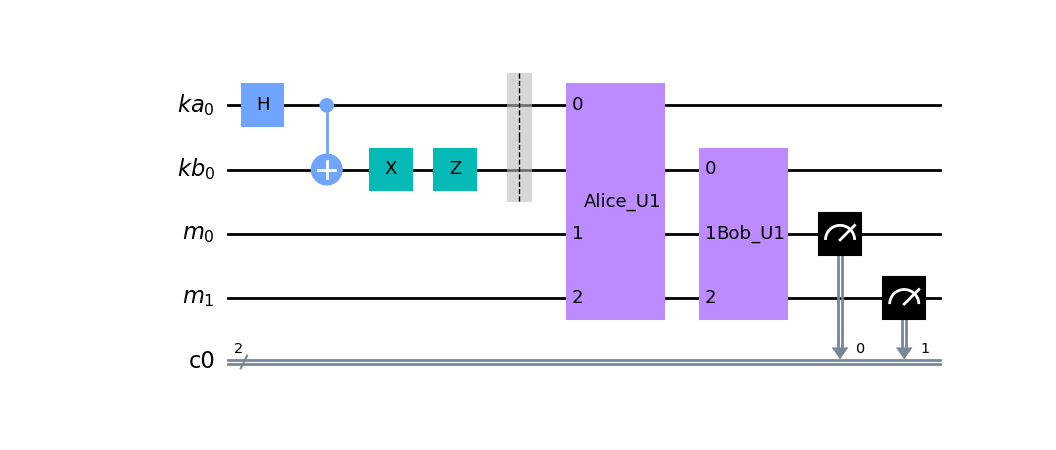

Here is the Python script that generated this plot:
from qiskit import QuantumRegister, ClassicalRegister, QuantumCircuit, execute, Aer
from matplotlib import pyplot as plt
from qiskit.visualization import plot_histogram

import numpy as np

sim_qasm = Aer.get_backend('qasm_simulator')

U1_q = QuantumRegister(2)
U1_c = QuantumCircuit(U1_q, name='U1')
U1 = U1_c.to_gate()
U1_dag = U1.inverse()

def construct_encode(U):
    return U.control(1)

def construct_decode(U):
    circ = QuantumCircuit(3, name=U.name + '_decode')
    circ.x(0)
    circ.append(U.control(1), [0, 1, 2])
    return circ.to_gate()

def construct_alice(U):
    circ = QuantumCircuit(3, name='Alice_' + U.name)
    E = construct_encode(U)
    circ.append(E, [0, 1, 2])
    return circ.to_gate()

def construct_bob(U):
    circ = QuantumCircuit(3, name='Bob_' + U.name)
    D = construct_decode(U)
    circ.append(D, [0, 1, 2])
    return circ.to_gate()

if __name__ == "__main__":
    ka = QuantumRegister(1, name='ka')
    kb = QuantumRegister(1, name='kb')
    m = QuantumRegister(2, name='m')
    c = ClassicalRegister(2)
    qc = QuantumCircuit(ka, kb, m, c)

    # Build EPR pair
    qc.h(ka)
    qc.cnot(ka, kb)
    qc.x(kb)
    qc.z(kb)
    qc.barrier(ka,kb)

    alice = construct_alice(U1)
    bob = construct_bob(U1)

    qc.append(alice, [ka, m[0], m[1]])
    qc.append(bob, [kb, m[0], m[1]])

    qc.measure(m, c)
    qc.draw(output='mpl')

    job = execute(qc, backend=sim_qasm, shots=1e6)
    result = job.result()
    counts = result.get_counts()
    plot_histogram(counts)

    plt.show()
